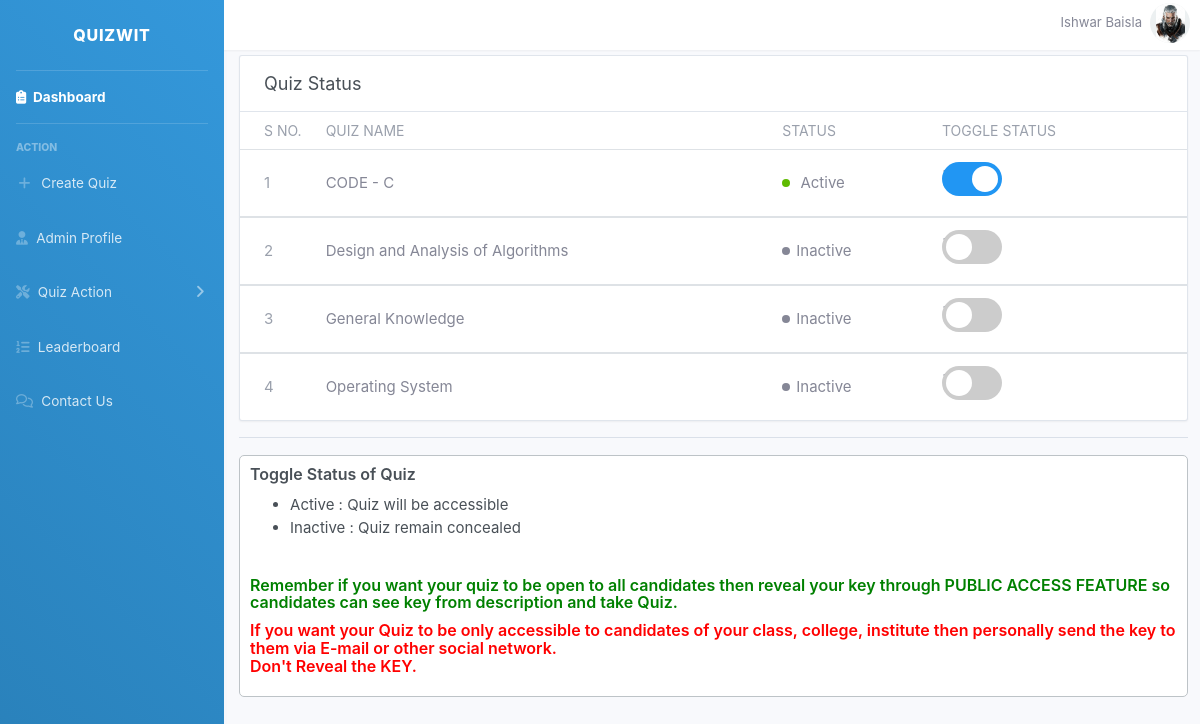
Before: /exam_status.php (signed in) with the older database file.
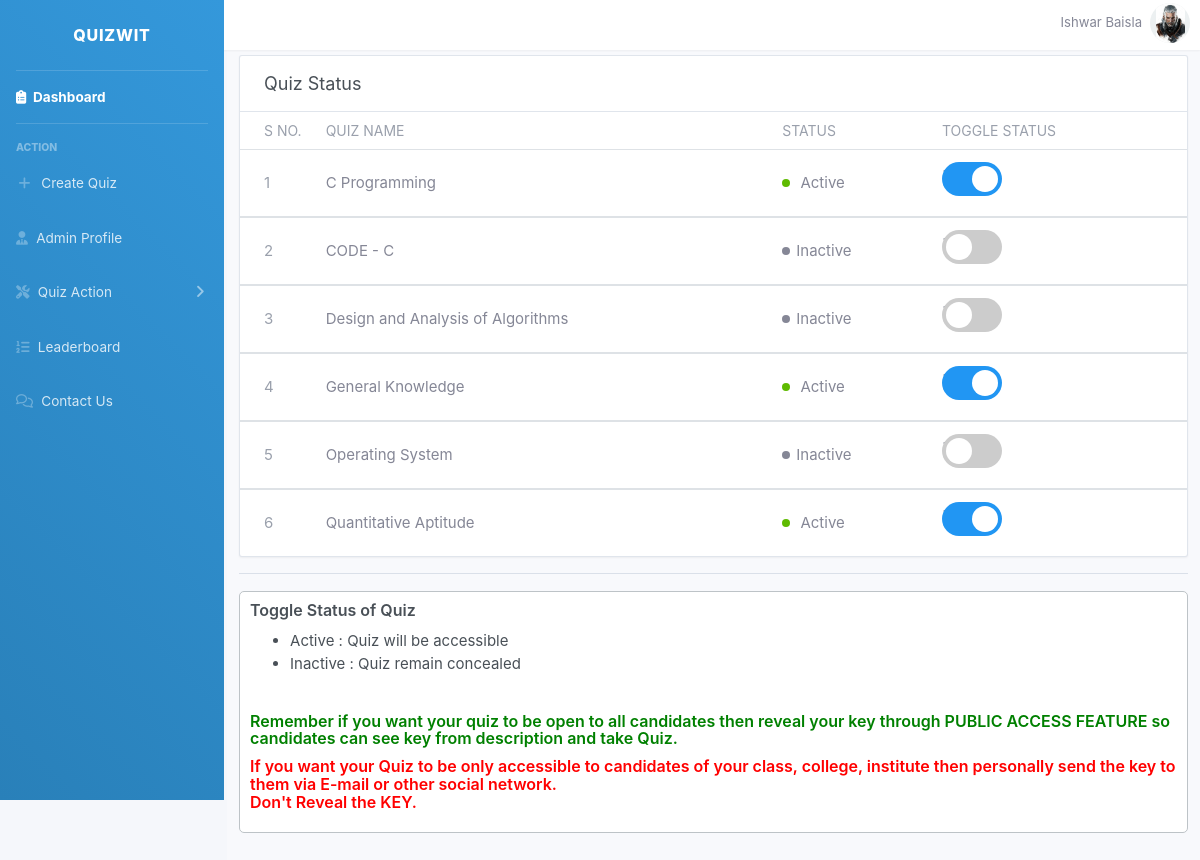
After: the same page with the newer database file.
### tables this page shows
CREATE TABLE `profile_photo` (
  `image_id` int(11) NOT NULL,
  `image_name` text NOT NULL,
  `admin_email` varchar(50) NOT NULL
);

CREATE TABLE `quizes` (
  `quiz_id` int(11) NOT NULL,
  `quiz_name` varchar(50) NOT NULL,
  `difficulty_level` char(30) NOT NULL,
  `description` varchar(1000) NOT NULL,
  `number_of_questions` int(11) NOT NULL,
  `is_active` int(11) NOT NULL,
  `active_timing` bigint(20) NOT NULL,
  `inactive_timing` bigint(20) NOT NULL,
  `Exam_key` varchar(30) NOT NULL,
  `key_access` tinyint(4) NOT NULL,
  `show_evaluation` tinyint(4) NOT NULL,
  `time_duration` int(11) NOT NULL,
  `marks_per_question` int(11) NOT NULL,
  `negative_marking` double NOT NULL,
  `passing_percentage` int(11) NOT NULL,
  `admin_email_id` int(11) NOT NULL,
  `time_stamp` varchar(100) NOT NULL
);

### exam_status.php (the view, shortened to what this page needs)
<!DOCTYPE html>
<html>
<head>
</head>
</html>
<?php
    require_once('connection.php');
?>
<!DOCTYPE html>
<html>
	<?php include 'includes/header.php'; ?>
	<?php include 'includes/navbar.php'; ?>
	<div class="container">
  <div style="height: 55px;"></div>
		<div  style="margin-bottom: -40px;" class="row row-card row-deck">
			<div class="col-12">
				<div class="card">
					<div class="card-header">
						<h2 class="card-title">Quiz Status</h2>
					</div>
					<div class="table-responsive">
						<table class="table card-table table-vcenter text-nowrap">
							<thead>
								<tr>
									<th class="w-1">S No.</th>
									<th>Quiz Name</th>
									<th>Status</th>
									<th>Toggle Status</th>
								</tr>
							</thead>
							<tbody>
								<form action="toggle_state.php" method="get">
					        	<?php
					            $temp = "SELECT * FROM quizes WHERE admin_email_id='$_SESSION[admin_id]' ORDER BY quiz_name";
					            $result = mysqli_query($conn,$temp);
					            $i = 1;
					             $k=-1;
					             $m=1;
					            while($row = $result->fetch_assoc())
					            {
					               $sql = "SELECT * FROM question_bank WHERE quiz_id='$row[quiz_id]'";
					                    $temp = mysqli_query($conn,$sql);
					                  if($temp->num_rows>0)
					                  {
					                 $k = $k+1;
					                ?>
					                      <tr>
					                      	<td>
								              <span class="text-muted"><?php echo $i; ?></span>
								            </td>
					                        <td class="quiz-name"><?php echo $row['quiz_name']; ?></td>
					                        <td class="quiz-status">
					                        	<?php
					                        	if($row['is_active'])
					                    {
					                    	echo "<span class='status-icon bg-success'></span>
					                    		Active
					                    	<div class='count-active'></div>"; $m = 1;}
					                    else
					                    	{echo "<span class='status-icon bg-unsuccess'></span>Inactive";
					                     $m=2;}
					                    ?>
					                    </td>
					                    <td class='toggle'>
					                        <label class="switch">
					                        <?php
					                        if($m==1)
					                        {
					                        	?>
					                        <input class='check-state' onclick='change_check(<?php echo $row['quiz_id'];?>,<?php echo $k;?>)' type='checkbox' checked>;
					                        <?php
					                         }
					                         else {
					                         	?>
					                        <input class='check-state' onclick='change_check(<?php echo $row['quiz_id'];?>,<?php echo $k;?>)' type='checkbox' unchecked>;
                                              <?php
                                          }
                                          ?>
  											<span class="slider round"></span>
											</label>
					                    </td>
					                  </tr>
							</tbody>
							<?php
                                     $i =$i + 1;
					              }
					        }
					        ?>
						</table>
					</div>
				</div>
			</div>
		</div>
		<hr>
		<div class="explaining-feature">
			<h5>Toggle Status of Quiz</h5>
			<ul>
				<li>Active : Quiz will be accessible</li>
				<li>Inactive : Quiz remain concealed</li>
			</ul>
			<br>
			<h5 style="color: green;">Remember if you want your quiz to be open to all candidates then reveal your key through PUBLIC ACCESS FEATURE so candidates can see key from description and take Quiz.</h5>
			<h5 style="color : red;" >If you want your Quiz to be only accessible to candidates of your class, college, institute then personally send the key to them via E-mail or other social network.<br>
				Don't Reveal the KEY.
			</h5>
		</div>
	</div>
</body>
</html>

### includes/header.php (shortened to what this page needs)
<!DOCTYPE html>
<html lang="en">
<head>
  <link href="css/sb-admin-2.css" rel="stylesheet">
  <link href="css/dashboard.css" rel="stylesheet">
</head>
<body id="page-top" >
  <div id="wrapper">

### includes/navbar.php (shortened to what this page needs)
   <ul style="
 background: linear-gradient(45deg, #2980b9, #3498db);position: absolute;position: fixed;" class="navbar-nav sidebar sidebar-dark accordion open-close-sidebar" id="accordionSidebar">
<a class="sidebar-brand d-flex align-items-center justify-content-center" href="index.php">
  <div style="display: block;" class="sidebar-brand-text mx-3">QuizWit</div>
</a>
<hr class="sidebar-divider my-0">
<li class="nav-item active">
  <a class="nav-link" href="admin_dashboard.php">
    <i class="fas fa-clipboard-list"></i>
    <span>Dashboard</span></a>
</li>
<hr class="sidebar-divider">
<div class="sidebar-heading">
  Action
</div>
<li class="nav-item">
  <a class="nav-link collapsed" href="createquiz.php" >
    <i class="fas fa-fw fa-plus"></i>
    <span>Create Quiz</span>
  </a>
</li>
<li class="nav-item">
  <a class="nav-link" href="admin_profile.php">
    <i class="fas fa-user-tie"></i>
    <span>Admin Profile</span></a>
</li>
<li class="nav-item">
  <?php
  $control = 0;
  $quizControl = 0;
    $sql = "SELECT * FROM quizes WHERE admin_email_id='$_SESSION[admin_id]'";
    $result = mysqli_query($conn,$sql);
    while($row = $result->fetch_assoc()){
      $quizControl  = 1;
      $sql = "SELECT * FROM question_bank WHERE quiz_id='$row[quiz_id]'";
      $res = mysqli_query($conn,$sql);
      if($res->num_rows>0)
        {$control = 1;
        break;}
    }
  ?>
<?php if($quizControl){?>
  <a class="nav-link collapsed" href="#" data-toggle="collapse" data-target="#collapseUtilities" aria-expanded="true" aria-controls="collapseUtilities">
    <i class="fas fa-tools"></i>
    <span>Quiz Action</span>
  </a>
<?php }?>
</li>
<?php
if($control){
?>
<li class="nav-item">
  <a class="nav-link" href="leaderboard.php">
    <i class="fas fa-list-ol"></i>
    <span>Leaderboard</span></a>
</li>
<?php
}
?>
<li class="nav-item">
  <a class="nav-link" href="contact_us.php">
    <i class="far fa-comments"></i>
    <span>Contact Us</span></a>
</li>
</ul>
    <div id="content-wrapper" class="d-flex flex-column">
      <div id="content">
        <nav style="z-index: 2;width: 100%;position: absolute;left: 0;top:0;position: fixed;height: 50px;" class="navbar navbar-expand navbar-light bg-white topbar mb-4 static-top shadow">
          <ul class="navbar-nav ml-auto">
            <li style="position: absolute;right: 2px;top:-12px;" class="nav-item dropdown no-arrow">
              <a class="nav-link dropdown-toggle" href="#" id="userDropdown" role="button" data-toggle="dropdown" aria-haspopup="true" aria-expanded="false">
                <span class="mr-2 d-none d-lg-inline text-gray-600 small">
               <?php echo $_SESSION['name']; ?>
                  <?php
                    $sql = "SELECT * FROM profile_photo WHERE admin_email='$_SESSION[email]'";
                    $result = mysqli_query($conn,$sql);
                    if($result->num_rows==1)
                    {
                      $row = $result->fetch_assoc();
                      $image_name = $row['image_name'];
                    }
                    else $image_name = "default_image.png";
                  ?>
                </span>
                <span style="border-radius: 50%;overflow:hidden;background: #ecf0f1;display: flex;justify-content: center;align-items: center;width: 40px;height: 40px;">
                  <img id="menu-circle-photo"  src="profile_photo/<?php echo $image_name; ?>" >
                </span>
              </a>
            </li>
          </ul>
        </nav>

### exam_status.php (style rules this page uses)
.explaining-feature { margin-bottom: 30px; margin-top: -15px; background: white; padding: 10px; border-radius: 5px; border: 0.5px solid #bdc3c7; }

### includes/header.php (style rules this page uses)
.open-close-sidebar { z-index: 3; }

Changed rows visible on the page:
added quizes: quiz_name "C Programming", is_active 1 (drawn)
changed quizes "CODE - C": is_active "Active" → "Inactive"
changed quizes "General Knowledge": is_active "Inactive" → "Active"
added quizes: quiz_name "Quantitative Aptitude", is_active 1 (drawn)
